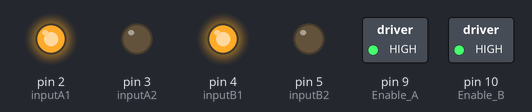
The sketch below on a simulated Arduino Uno, built with avr-gcc and run on an emulated ATmega328P. On the bench: switched loads named in the sketch (green lamp = pin HIGH), output pins drawn as LEDs (lit = HIGH).

Above: at 0.1 s.
At 6.1 s:
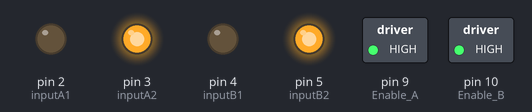
At 9.1 s:
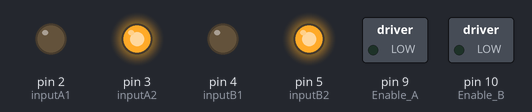
At 38.5 s:
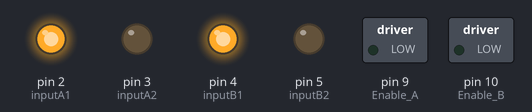
Timing chart, 0 to 40.0 s (numbered marks = the images above):
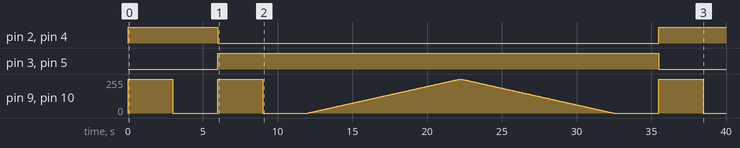

The sketch:

motorSurucu.ino
```cpp
const int Enable_A = 9;
const int Enable_B = 10;
const int inputA1 = 2;
const int inputA2 = 3;
const int inputB1 = 4;
const int inputB2 = 5;

void setup() {
  pinMode(Enable_A, OUTPUT);
  pinMode(Enable_B, OUTPUT);
  pinMode(inputA1, OUTPUT);
  pinMode(inputA2, OUTPUT);
  pinMode(inputB1, OUTPUT);
  pinMode(inputB2, OUTPUT);
}

void loop() {
  //---- A ve B Çıkış olarak etkinleştir ------//
  digitalWrite(Enable_A, HIGH);
  digitalWrite(Enable_B, HIGH);

  //---------- Motorları çalıştır -----------//
  digitalWrite(inputA1, HIGH);
  digitalWrite(inputA2, LOW);
  digitalWrite(inputB1, HIGH);
  digitalWrite(inputB2, LOW);
  delay(3000);

  //------- Motoru devre dışı bırak ----------//
  digitalWrite(Enable_A, LOW);
  digitalWrite(Enable_B, LOW);
  delay(3000);

  //------- Ters bağlantı ----------//
  digitalWrite(Enable_A, HIGH);
  digitalWrite(Enable_B, HIGH);
  digitalWrite(inputA1, LOW);
  digitalWrite(inputA2, HIGH);
  digitalWrite(inputB1, LOW);
  digitalWrite(inputB2, HIGH);
  delay(3000);

  //------- Motoru devre dışı bırak ----------//
  digitalWrite(Enable_A, LOW);
  digitalWrite(Enable_B, LOW);
  delay(3000);

  //---------- Hız yükselt ----------//
  for (int i = 0; i < 256; i++) {
    analogWrite(Enable_A, i);
    analogWrite(Enable_B, i);
    delay(40);
  }

  //---------- Hız düşür ----------//
  for (int j = 255; j >= 0; j--) {
    analogWrite(Enable_A, j);
    analogWrite(Enable_B, j);
    delay(40);
  }

  //------- Motoru devre dışı bırak ----------//
  digitalWrite(Enable_A, LOW);
  digitalWrite(Enable_B, LOW);
  delay(3000);
}
```

Measured:
- by itself, pin 2 (inputA1), pin 4 (inputB1): LOW → HIGH at 0.00 s, → LOW 6.0 s later, → HIGH 29.5 s later
- by itself, pin 3 (inputA2), pin 5 (inputB2): LOW → HIGH at 6.0 s, → LOW 29.5 s later
- by itself, pin 9 (Enable_A), pin 10 (Enable_B): 0/255 → 255/255 at 0.00 s, → 0/255 3.0 s later, → 255/255 3.0 s later, → 0/255 3.0 s later, … (516 changes in this stretch)
